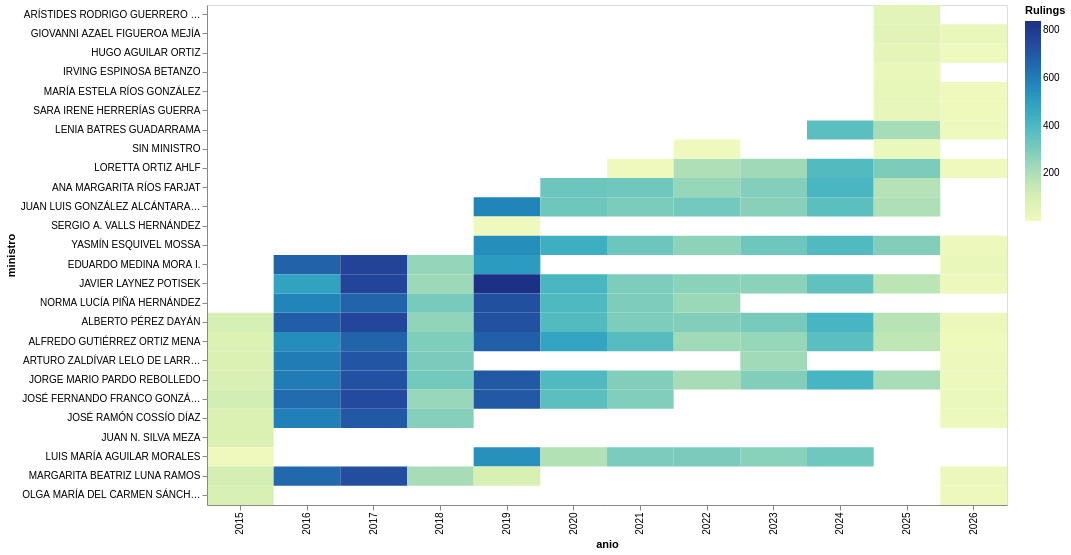

The notebook cell this image was saved under:
### Code cell
chart = (
    alt.Chart(sentencias_ministro)
    .mark_rect()
    .encode(
        x='anio:O',
        y=alt.Y('ministro:N', sort='-x'),
        color=alt.Color('expediente:Q', title='Rulings')
    )
    .properties(width=800, height=500)
)
chart

### Figure 1 — Vega-Lite specification as saved in the notebook (floating-point values rounded to 4 significant figures; data arrays with more than 128 entries replaced by an {"elided": "..."} marker saying what was removed)
{"config": {"view": {"continuousWidth": 300, "continuousHeight": 300}}, "data": {"name": "data-ba53959996479b46fee2daf1983b0f74"}, "mark": {"type": "rect"}, "encoding": {"color": {"field": "expediente", "title": "Rulings", "type": "quantitative"}, "x": {"field": "anio", "type": "ordinal"}, "y": {"field": "ministro", "sort": "-x", "type": "nominal"}}, "height": 500, "width": 800, "$schema": "https://vega.github.io/schema/vega-lite/v6.1.0.json", "datasets": {"data-ba53959996479b46fee2daf1983b0f74": {"elided": "137 records"}}}
